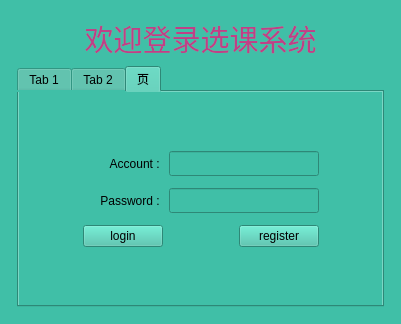
<?xml version="1.0" encoding="UTF-8"?>
<ui version="4.0">
 <class>Widget</class>
 <widget class="QWidget" name="Widget">
  <property name="geometry">
   <rect>
    <x>0</x>
    <y>0</y>
    <width>401</width>
    <height>324</height>
   </rect>
  </property>
  <property name="windowTitle">
   <string/>
  </property>
  <property name="styleSheet">
   <string notr="true">background-color: rgb(64, 191, 167);</string>
  </property>
  <layout class="QHBoxLayout" name="horizontalLayout_16">
   <item>
    <layout class="QVBoxLayout" name="verticalLayout_4">
     <property name="leftMargin">
      <number>6</number>
     </property>
     <property name="topMargin">
      <number>6</number>
     </property>
     <property name="rightMargin">
      <number>6</number>
     </property>
     <property name="bottomMargin">
      <number>6</number>
     </property>
     <item>
      <widget class="QLabel" name="label_3">
       <property name="font">
        <font>
         <family>Ubuntu</family>
         <pointsize>22</pointsize>
         <weight>7</weight>
         <italic>false</italic>
         <bold>false</bold>
        </font>
       </property>
       <property name="styleSheet">
        <string notr="true">font: 57 22pt &quot;Ubuntu&quot;;
color: rgb(191, 64, 135);</string>
       </property>
       <property name="frameShadow">
        <enum>QFrame::Plain</enum>
       </property>
       <property name="text">
        <string>欢迎登录选课系统</string>
       </property>
       <property name="alignment">
        <set>Qt::AlignCenter</set>
       </property>
       <property name="textInteractionFlags">
        <set>Qt::NoTextInteraction</set>
       </property>
      </widget>
     </item>
     <item>
      <widget class="QTabWidget" name="tabWidget">
       <property name="currentIndex">
        <number>2</number>
       </property>
       <widget class="QWidget" name="student">
        <attribute name="title">
         <string>Tab 1</string>
        </attribute>
        <layout class="QVBoxLayout" name="verticalLayout_6">
         <item>
          <spacer name="verticalSpacer_3">
           <property name="orientation">
            <enum>Qt::Vertical</enum>
           </property>
           <property name="sizeHint" stdset="0">
            <size>
             <width>20</width>
             <height>29</height>
            </size>
           </property>
          </spacer>
         </item>
         <item>
          <layout class="QHBoxLayout" name="horizontalLayout_5">
           <item>
            <spacer name="horizontalSpacer_6">
             <property name="orientation">
              <enum>Qt::Horizontal</enum>
             </property>
             <property name="sizeHint" stdset="0">
              <size>
               <width>40</width>
               <height>20</height>
              </size>
             </property>
            </spacer>
           </item>
           <item>
            <layout class="QVBoxLayout" name="verticalLayout_3">
             <property name="leftMargin">
              <number>6</number>
             </property>
             <property name="topMargin">
              <number>6</number>
             </property>
             <property name="rightMargin">
              <number>6</number>
             </property>
             <property name="bottomMargin">
              <number>6</number>
             </property>
             <item>
              <layout class="QHBoxLayout" name="horizontalLayout_11">
               <property name="leftMargin">
                <number>3</number>
               </property>
               <property name="topMargin">
                <number>3</number>
               </property>
               <property name="rightMargin">
                <number>3</number>
               </property>
               <property name="bottomMargin">
                <number>3</number>
               </property>
               <item>
                <widget class="QLabel" name="label_6">
                 <property name="minimumSize">
                  <size>
                   <width>80</width>
                   <height>20</height>
                  </size>
                 </property>
                 <property name="text">
                  <string>Account : </string>
                 </property>
                 <property name="alignment">
                  <set>Qt::AlignRight|Qt::AlignTrailing|Qt::AlignVCenter</set>
                 </property>
                </widget>
               </item>
               <item>
                <widget class="QLineEdit" name="SaccountEdit">
                 <property name="minimumSize">
                  <size>
                   <width>150</width>
                   <height>25</height>
                  </size>
                 </property>
                 <property name="maximumSize">
                  <size>
                   <width>300</width>
                   <height>25</height>
                  </size>
                 </property>
                </widget>
               </item>
              </layout>
             </item>
             <item>
              <layout class="QHBoxLayout" name="horizontalLayout_12">
               <property name="leftMargin">
                <number>3</number>
               </property>
               <property name="topMargin">
                <number>3</number>
               </property>
               <property name="rightMargin">
                <number>3</number>
               </property>
               <property name="bottomMargin">
                <number>3</number>
               </property>
               <item>
                <widget class="QLabel" name="label_7">
                 <property name="minimumSize">
                  <size>
                   <width>80</width>
                   <height>20</height>
                  </size>
                 </property>
                 <property name="text">
                  <string>Password : </string>
                 </property>
                 <property name="alignment">
                  <set>Qt::AlignRight|Qt::AlignTrailing|Qt::AlignVCenter</set>
                 </property>
                 <property name="textInteractionFlags">
                  <set>Qt::NoTextInteraction</set>
                 </property>
                </widget>
               </item>
               <item>
                <widget class="QLineEdit" name="SpasswordEdit">
                 <property name="minimumSize">
                  <size>
                   <width>150</width>
                   <height>25</height>
                  </size>
                 </property>
                 <property name="maximumSize">
                  <size>
                   <width>300</width>
                   <height>25</height>
                  </size>
                 </property>
                 <property name="echoMode">
                  <enum>QLineEdit::Password</enum>
                 </property>
                </widget>
               </item>
              </layout>
             </item>
             <item>
              <layout class="QHBoxLayout" name="horizontalLayout_13">
               <property name="leftMargin">
                <number>3</number>
               </property>
               <property name="topMargin">
                <number>3</number>
               </property>
               <property name="rightMargin">
                <number>3</number>
               </property>
               <property name="bottomMargin">
                <number>3</number>
               </property>
               <item>
                <widget class="QPushButton" name="loginBtn_3">
                 <property name="text">
                  <string>login</string>
                 </property>
                </widget>
               </item>
               <item>
                <spacer name="horizontalSpacer_3">
                 <property name="orientation">
                  <enum>Qt::Horizontal</enum>
                 </property>
                 <property name="sizeHint" stdset="0">
                  <size>
                   <width>40</width>
                   <height>20</height>
                  </size>
                 </property>
                </spacer>
               </item>
               <item>
                <widget class="QPushButton" name="registerBtn_3">
                 <property name="text">
                  <string>register</string>
                 </property>
                </widget>
               </item>
              </layout>
             </item>
            </layout>
           </item>
           <item>
            <spacer name="horizontalSpacer_7">
             <property name="orientation">
              <enum>Qt::Horizontal</enum>
             </property>
             <property name="sizeHint" stdset="0">
              <size>
               <width>40</width>
               <height>20</height>
              </size>
             </property>
            </spacer>
           </item>
          </layout>
         </item>
         <item>
          <spacer name="verticalSpacer_4">
           <property name="orientation">
            <enum>Qt::Vertical</enum>
           </property>
           <property name="sizeHint" stdset="0">
            <size>
             <width>20</width>
             <height>29</height>
            </size>
           </property>
          </spacer>
         </item>
        </layout>
       </widget>
       <widget class="QWidget" name="teacher">
        <attribute name="title">
         <string>Tab 2</string>
        </attribute>
        <layout class="QVBoxLayout" name="verticalLayout_5">
         <item>
          <spacer name="verticalSpacer">
           <property name="orientation">
            <enum>Qt::Vertical</enum>
           </property>
           <property name="sizeHint" stdset="0">
            <size>
             <width>20</width>
             <height>29</height>
            </size>
           </property>
          </spacer>
         </item>
         <item>
          <layout class="QHBoxLayout" name="horizontalLayout_4">
           <item>
            <spacer name="horizontalSpacer_5">
             <property name="orientation">
              <enum>Qt::Horizontal</enum>
             </property>
             <property name="sizeHint" stdset="0">
              <size>
               <width>40</width>
               <height>20</height>
              </size>
             </property>
            </spacer>
           </item>
           <item>
            <layout class="QVBoxLayout" name="verticalLayout_2">
             <property name="leftMargin">
              <number>6</number>
             </property>
             <property name="topMargin">
              <number>6</number>
             </property>
             <property name="rightMargin">
              <number>6</number>
             </property>
             <property name="bottomMargin">
              <number>6</number>
             </property>
             <item>
              <layout class="QHBoxLayout" name="horizontalLayout_7">
               <property name="leftMargin">
                <number>3</number>
               </property>
               <property name="topMargin">
                <number>3</number>
               </property>
               <property name="rightMargin">
                <number>3</number>
               </property>
               <property name="bottomMargin">
                <number>3</number>
               </property>
               <item>
                <widget class="QLabel" name="label_4">
                 <property name="minimumSize">
                  <size>
                   <width>80</width>
                   <height>20</height>
                  </size>
                 </property>
                 <property name="text">
                  <string>Account : </string>
                 </property>
                 <property name="alignment">
                  <set>Qt::AlignRight|Qt::AlignTrailing|Qt::AlignVCenter</set>
                 </property>
                </widget>
               </item>
               <item>
                <widget class="QLineEdit" name="TaccountEdit">
                 <property name="minimumSize">
                  <size>
                   <width>150</width>
                   <height>25</height>
                  </size>
                 </property>
                 <property name="maximumSize">
                  <size>
                   <width>300</width>
                   <height>25</height>
                  </size>
                 </property>
                </widget>
               </item>
              </layout>
             </item>
             <item>
              <layout class="QHBoxLayout" name="horizontalLayout_8">
               <property name="leftMargin">
                <number>3</number>
               </property>
               <property name="topMargin">
                <number>3</number>
               </property>
               <property name="rightMargin">
                <number>3</number>
               </property>
               <property name="bottomMargin">
                <number>3</number>
               </property>
               <item>
                <widget class="QLabel" name="label_5">
                 <property name="minimumSize">
                  <size>
                   <width>80</width>
                   <height>20</height>
                  </size>
                 </property>
                 <property name="text">
                  <string>Password : </string>
                 </property>
                 <property name="alignment">
                  <set>Qt::AlignRight|Qt::AlignTrailing|Qt::AlignVCenter</set>
                 </property>
                 <property name="textInteractionFlags">
                  <set>Qt::NoTextInteraction</set>
                 </property>
                </widget>
               </item>
               <item>
                <widget class="QLineEdit" name="TpasswordEdit">
                 <property name="minimumSize">
                  <size>
                   <width>150</width>
                   <height>25</height>
                  </size>
                 </property>
                 <property name="maximumSize">
                  <size>
                   <width>300</width>
                   <height>25</height>
                  </size>
                 </property>
                 <property name="echoMode">
                  <enum>QLineEdit::Password</enum>
                 </property>
                </widget>
               </item>
              </layout>
             </item>
             <item>
              <layout class="QHBoxLayout" name="horizontalLayout_9">
               <property name="leftMargin">
                <number>3</number>
               </property>
               <property name="topMargin">
                <number>3</number>
               </property>
               <property name="rightMargin">
                <number>3</number>
               </property>
               <property name="bottomMargin">
                <number>3</number>
               </property>
               <item>
                <widget class="QPushButton" name="loginBtn_2">
                 <property name="text">
                  <string>login</string>
                 </property>
                </widget>
               </item>
               <item>
                <spacer name="horizontalSpacer_2">
                 <property name="orientation">
                  <enum>Qt::Horizontal</enum>
                 </property>
                 <property name="sizeHint" stdset="0">
                  <size>
                   <width>40</width>
                   <height>20</height>
                  </size>
                 </property>
                </spacer>
               </item>
               <item>
                <widget class="QPushButton" name="registerBtn_2">
                 <property name="text">
                  <string>register</string>
                 </property>
                </widget>
               </item>
              </layout>
             </item>
            </layout>
           </item>
           <item>
            <spacer name="horizontalSpacer_4">
             <property name="orientation">
              <enum>Qt::Horizontal</enum>
             </property>
             <property name="sizeHint" stdset="0">
              <size>
               <width>40</width>
               <height>20</height>
              </size>
             </property>
            </spacer>
           </item>
          </layout>
         </item>
         <item>
          <spacer name="verticalSpacer_2">
           <property name="orientation">
            <enum>Qt::Vertical</enum>
           </property>
           <property name="sizeHint" stdset="0">
            <size>
             <width>20</width>
             <height>29</height>
            </size>
           </property>
          </spacer>
         </item>
        </layout>
       </widget>
       <widget class="QWidget" name="dean">
        <attribute name="title">
         <string>页</string>
        </attribute>
        <layout class="QVBoxLayout" name="verticalLayout_7">
         <item>
          <spacer name="verticalSpacer_5">
           <property name="orientation">
            <enum>Qt::Vertical</enum>
           </property>
           <property name="sizeHint" stdset="0">
            <size>
             <width>20</width>
             <height>29</height>
            </size>
           </property>
          </spacer>
         </item>
         <item>
          <layout class="QHBoxLayout" name="horizontalLayout_6">
           <item>
            <spacer name="horizontalSpacer_10">
             <property name="orientation">
              <enum>Qt::Horizontal</enum>
             </property>
             <property name="sizeHint" stdset="0">
              <size>
               <width>40</width>
               <height>20</height>
              </size>
             </property>
            </spacer>
           </item>
           <item>
            <layout class="QVBoxLayout" name="verticalLayout">
             <property name="leftMargin">
              <number>6</number>
             </property>
             <property name="topMargin">
              <number>6</number>
             </property>
             <property name="rightMargin">
              <number>6</number>
             </property>
             <property name="bottomMargin">
              <number>6</number>
             </property>
             <item>
              <layout class="QHBoxLayout" name="horizontalLayout">
               <property name="leftMargin">
                <number>3</number>
               </property>
               <property name="topMargin">
                <number>3</number>
               </property>
               <property name="rightMargin">
                <number>3</number>
               </property>
               <property name="bottomMargin">
                <number>3</number>
               </property>
               <item>
                <widget class="QLabel" name="label">
                 <property name="minimumSize">
                  <size>
                   <width>80</width>
                   <height>20</height>
                  </size>
                 </property>
                 <property name="text">
                  <string>Account : </string>
                 </property>
                 <property name="alignment">
                  <set>Qt::AlignRight|Qt::AlignTrailing|Qt::AlignVCenter</set>
                 </property>
                </widget>
               </item>
               <item>
                <widget class="QLineEdit" name="DaccountEdit">
                 <property name="minimumSize">
                  <size>
                   <width>150</width>
                   <height>25</height>
                  </size>
                 </property>
                 <property name="maximumSize">
                  <size>
                   <width>300</width>
                   <height>25</height>
                  </size>
                 </property>
                </widget>
               </item>
              </layout>
             </item>
             <item>
              <layout class="QHBoxLayout" name="horizontalLayout_2">
               <property name="leftMargin">
                <number>3</number>
               </property>
               <property name="topMargin">
                <number>3</number>
               </property>
               <property name="rightMargin">
                <number>3</number>
               </property>
               <property name="bottomMargin">
                <number>3</number>
               </property>
               <item>
                <widget class="QLabel" name="label_2">
                 <property name="minimumSize">
                  <size>
                   <width>80</width>
                   <height>20</height>
                  </size>
                 </property>
                 <property name="text">
                  <string>Password : </string>
                 </property>
                 <property name="alignment">
                  <set>Qt::AlignRight|Qt::AlignTrailing|Qt::AlignVCenter</set>
                 </property>
                 <property name="textInteractionFlags">
                  <set>Qt::NoTextInteraction</set>
                 </property>
                </widget>
               </item>
               <item>
                <widget class="QLineEdit" name="DpasswordEdit">
                 <property name="minimumSize">
                  <size>
                   <width>150</width>
                   <height>25</height>
                  </size>
                 </property>
                 <property name="maximumSize">
                  <size>
                   <width>300</width>
                   <height>25</height>
                  </size>
                 </property>
                 <property name="echoMode">
                  <enum>QLineEdit::Password</enum>
                 </property>
                </widget>
               </item>
              </layout>
             </item>
             <item>
              <layout class="QHBoxLayout" name="horizontalLayout_3">
               <property name="leftMargin">
                <number>3</number>
               </property>
               <property name="topMargin">
                <number>3</number>
               </property>
               <property name="rightMargin">
                <number>3</number>
               </property>
               <property name="bottomMargin">
                <number>3</number>
               </property>
               <item>
                <widget class="QPushButton" name="loginBtn">
                 <property name="text">
                  <string>login</string>
                 </property>
                </widget>
               </item>
               <item>
                <spacer name="horizontalSpacer">
                 <property name="orientation">
                  <enum>Qt::Horizontal</enum>
                 </property>
                 <property name="sizeHint" stdset="0">
                  <size>
                   <width>40</width>
                   <height>20</height>
                  </size>
                 </property>
                </spacer>
               </item>
               <item>
                <widget class="QPushButton" name="registerBtn">
                 <property name="text">
                  <string>register</string>
                 </property>
                </widget>
               </item>
              </layout>
             </item>
            </layout>
           </item>
           <item>
            <spacer name="horizontalSpacer_8">
             <property name="orientation">
              <enum>Qt::Horizontal</enum>
             </property>
             <property name="sizeHint" stdset="0">
              <size>
               <width>40</width>
               <height>20</height>
              </size>
             </property>
            </spacer>
           </item>
          </layout>
         </item>
         <item>
          <spacer name="verticalSpacer_6">
           <property name="orientation">
            <enum>Qt::Vertical</enum>
           </property>
           <property name="sizeHint" stdset="0">
            <size>
             <width>20</width>
             <height>29</height>
            </size>
           </property>
          </spacer>
         </item>
        </layout>
       </widget>
      </widget>
     </item>
    </layout>
   </item>
  </layout>
 </widget>
 <layoutdefault spacing="6" margin="11"/>
 <resources/>
 <connections/>
</ui>
